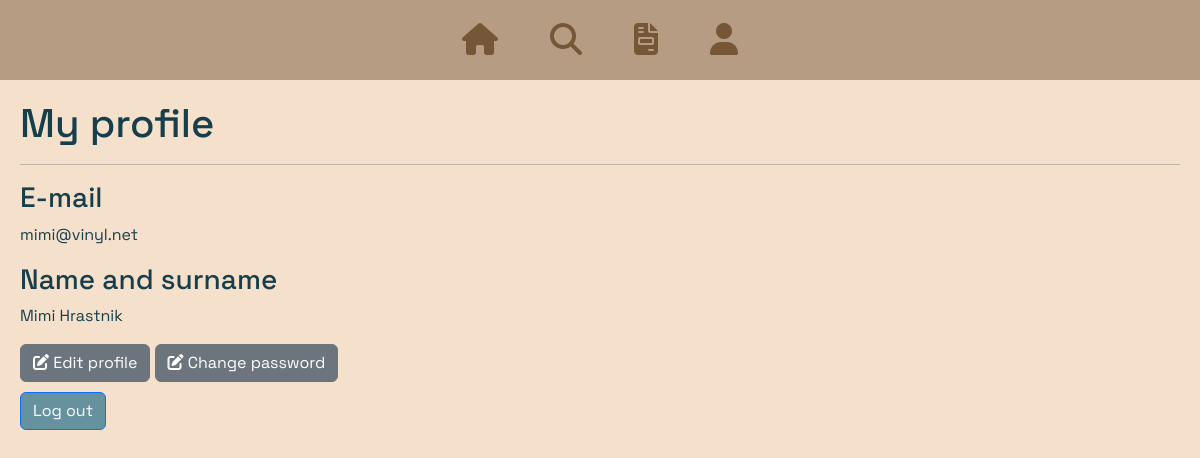
Page /profile/2 (signed in) on the committed database.
### tables this page shows
CREATE TABLE `users` (
    `id` INT NOT NULL AUTO_INCREMENT PRIMARY KEY,
    `name` VARCHAR(255) NOT NULL,
    `surname` VARCHAR(255) NOT NULL,
    `address` VARCHAR(255),
    `addressNumber` VARCHAR(100),
    `postalCode` VARCHAR(20),
    `email` VARCHAR(255) NOT NULL,
    `isActive` BOOLEAN DEFAULT TRUE,
    `hash` VARCHAR(255) NOT NULL,
    `salt` VARCHAR(255) NOT NULL,
    `role` ENUM('Admin', 'Seller', 'Customer') NOT NULL
);

### ViewHelper.php (called while the page is built, shortened)
<?php
class ViewHelper {
	public static function render($file, $variables = array()) {
		extract($variables);
		include ($file);
		return ob_get_clean();
	}
}

### model/DB.php (called while the page is built, shortened)
<?php
class DBInit {
    private static $host = "localhost";
    private static $user = "root";
    private static $password = "ep";
    private static $schema = "woohoo";
    private static $instance = null;
    public static function getInstance() {
        if (!self::$instance) {
            $config = "mysql:host=" . self::$host
                    . ";dbname=" . self::$schema;
            $options = array(
                PDO::ATTR_ERRMODE => PDO::ERRMODE_EXCEPTION,
                PDO::ATTR_DEFAULT_FETCH_MODE => PDO::FETCH_ASSOC,
                PDO::ATTR_PERSISTENT => true,
                PDO::MYSQL_ATTR_INIT_COMMAND => 'SET NAMES utf8'
            );
            self::$instance = new PDO($config, self::$user, self::$password, $options);
        }
        return self::$instance;
    }
}

### model/AbstractDB.php (called while the page is built, shortened)
<?php
require_once 'model/DB.php';
abstract class AbstractDB {
	protected static $dbh = null;
	public static function getConnection() {
		if (is_null(self::$dbh)) {
			self::$dbh = DBInit::getInstance();
		}
		return self::$dbh;
	}
	public static function query($sql, array $params = []) {
		$stmt = self::getConnection()->prepare($sql);
		$params_filtered = self::filterParams($sql, $params);
		$stmt->execute($params_filtered);
		return $stmt->fetchAll();
	}
	public static function filterParams($sql, array $params) {
		$params_altered = self::alterKeys($params);
		$sql_split = preg_split("/[\(\) ,]/", $sql);
		$sql_params = array_values(preg_grep('/^:/', $sql_split));
		$result = array();
		foreach ($sql_params as $key => $value) {
			if (isset($params_altered[$value])) {
				$result[$value] = $params_altered[$value];
			}
		}
		return $result;
	}
	protected static function alterKeys(array $params) {
		$result = array();
		foreach ($params as $key => $value) {
			$result[':' . $key] = $value;
		}
		return $result;
	}
}

### model/WooHooDB.php (called while the page is built, shortened)
<?php
require_once 'model/AbstractDB.php';
class WooHooDB extends AbstractDB {
	public static function getProfile(array $id) {
		$records = parent::query("SELECT id, name, surname, address, addressNumber, postalCode, email, role "
			. "FROM users WHERE id = :id", $id);
		if (count($records) == 1) {
			return $records[0];
		} else {
			throw new InvalidArgumentException("No such record");
		}
	}
}

### view/profile.php (the view, shortened to what this page needs)
<!DOCTYPE html>
<html lang="en">
	<head>
		<link href="https://cdn.jsdelivr.net/npm/bootstrap@5.3.3/dist/css/bootstrap.min.css" rel="stylesheet">
		<link rel="stylesheet" type="text/css" href="<?= CSS_URL . "styles.css" ?>"/>
		<link rel="stylesheet" href="https://cdnjs.cloudflare.com/ajax/libs/font-awesome/6.4.2/css/all.min.css"/>
	</head>
	<body>
		<nav id="pagenav" class="navbar sticky-top justify-content-center">
			<ul class="nav nav-pills">
				<li class="nav-item">
					<a class="nav-link" href="<?= BASE_URL . "records" ?>">
						<i class="fa-solid fa-house"></i>
					</a>
				</li>
				<li class="nav-item">
					<a class="nav-link" href="<?= BASE_URL . "search" ?>">
						<i class="fa-solid fa-magnifying-glass"></i>
					</a>
				</li>
				<?php if (!isset($_SESSION['role']) || $_SESSION['role'] != 'Admin'): ?>
                                    <li class="nav-item">
                                            <a class="nav-link" href="<?= BASE_URL . "orders" ?>">
                                                    <i class="fa-solid fa-file-invoice"></i>
                                            </a>
                                    </li>
                                <?php endif; ?>
				<li class="nav-item">
					<a class="nav-link" href="<?= BASE_URL . "profile" ?>">
						<i class="fa-solid fa-user"></i>
					</a>
				</li>
			</ul>
		</nav>
		<div id="content">
			<h1>My profile</h1>
			<hr class="solid">
			<h3>E-mail</h3>
			<p><?= $email ?></p>
			<h3>Name and surname</h3>
			<p><?= $name ?> <?= $surname ?></p>
                        <button type="button" class="btn btn-secondary" data-bs-toggle="modal" data-bs-target="#editProfile">
                            <i class="fa-solid fa-pen-to-square"></i> Edit profile
                        </button>
                        <button type="button" class="btn btn-secondary" data-bs-toggle="modal" data-bs-target="#editPassword">
				<i class="fa-solid fa-pen-to-square"></i> Change password
			</button>
                        <form action="<?= BASE_URL . "logout" ?>" method="get" >
                            <button id="logoutbtn" type="submit" class="btn btn-primary">
                                Log out
                            </button>
                        </form>
		</div>
	</body>
</html>

### index.php (shortened to what this page needs)
<?php
require_once("controller/CartRESTController.php");
$path = isset($_SERVER["PATH_INFO"]) ? trim($_SERVER["PATH_INFO"], "/") : "";
$urls = [
	"/^$/"=> function () {
		ViewHelper::redirect(BASE_URL . "records");
	},
	"/^records$/"=> function ($method) {
		if ($method == "POST") {
			RecordsController::add();
		} else {
			RecordsController::index();
		}
	},
	"/^records\/(\d+)$/" => function ($method, $id) {
		switch ($method) {
			case "POST":
				RecordsController::edit($id);
				break;
			default:
				RecordsController::get($id);
				break;
		}
	},
        "/^rate\/(\d+)$/" => function ($method, $id) {
		RecordsController::rate($id);
	},
        "/^records\/toggle\/(\d+)$/" => function ($method, $id) {
            RecordsController::delete($id);
	},
        "/^search$/" => function ($method) {
            switch ($method) {
                    case "POST":
                            RecordsController::search();
                            break;
                    default:
                            echo ViewHelper::render("view/search.php");
                            break;
		}
        },
	"/^cart$/" => function ($method) {
            if (isset($_SESSION['user_id'])) {
                switch ($method) {
                    case "POST":
                        CartController::add();
                        break;
                    default:
                        CartController::index();
                        break;
                }
            } else {
                ViewHelper::redirect(BASE_URL . "profile");
            }
        },
        "/^cart\/add\/(\d+)$/" => function ($method, $id) {
            if ($method == "POST") {
                CartController::increase($id);
            }
        },
        "/^cart\/delete\/(\d+)$/" => function ($method, $id) {
            if ($method == "POST") {
                CartController::delete($id);
            }
        },
        "/^orders$/" => function () {
            if (isset($_SESSION['user_id'])) {
                ViewHelper::redirect(BASE_URL . "orders/" . $_SESSION['user_id']);
            } else {
                ViewHelper::redirect(BASE_URL . "profile");
            }
        },
	"/^orders\/(\d+)$/"=> function ($method, $userId) {
		switch ($method) {
			case "POST":
				OrdersController::add();
				break;
			default:
				OrdersController::index($userId);
				break;
		}
	},
	"/^orders\/(\d+)\/(\d+)$/" => function ($method, $userId, $id) {
		switch ($method) {
			case "POST":
				OrdersController::edit($id);
				break;
			default:
				OrdersController::get($id);
				break;
		}
	},
	"/^profile$/" => function ($method) {
		switch ($method) {
			case "POST":
				ProfileController::add();
				break;
			default:
				if (isset($_SESSION['user_id'])) {
                                    ViewHelper::redirect(BASE_URL . "profile/" . $_SESSION['user_id']);
                                } else {
                                    ProfileController::index();
                                }
				break;
		}
	},
        "/^changepassword\/(\d+)$/" => function ($method, $id) {
            ProfileController::changePassword($id);
        },
        "/^login$/" => function () {
            ProfileController::login();
        },
        "/^logout$/" => function () {
            ProfileController::logout();
        },
	"/^profile\/(\d+)$/" => function ($method, $id) {
		switch ($method) {
			default:
				ProfileController::get($id);
				break;
		}
	},
        "/^users$/" => function ($method) {
            switch ($method) {
                case "POST":
                    ProfileController::editSeller();
                    break;
                default:
                    ProfileController::getSellers();
                    break;
            }
        },
        "/^api\/records\/(\d+)$/" => function ($method, $id) {
            RecordsRESTController::get($id);
        },
        "/^api\/records$/" => function ($method) {
            switch ($method) {
                case "POST":
                    RecordsRESTController::add();
                    break;
                default:
                    RecordsRESTController::index();
                    break;
            }
        },
        "/^api\/login$/" => function ($method) {
            ProfileRESTController::login();
        },
        "/^api\/profile\/(\d+)$/" => function ($method, $id) {
            switch ($method) {
                case "POST":
                    ProfileRESTController::edit($id);
                    break;
                default:
                    ProfileRESTController::get($id);
                    break;
            }
	},
        "/^api\/orders\/(\d+)$/"=> function ($method, $userId) {
            switch ($method) {
                case "POST":
                    OrdersRESTController::add();
                    break;
                default:
                    OrdersRESTController::index($userId);
                    break;
            }
	},
        "/^api\/orders\/(\d+)\/(\d+)$/" => function ($method, $userId, $id) {
            OrdersRESTController::get($userId, $id);
	},
	"/^.*$/" => function () {
		echo "Unmatched path: " . $_SERVER["REQUEST_URI"];
		exit;
	}
];
foreach ($urls as $pattern => $controller) {
	if (preg_match($pattern, $path, $params)) {
		try {
			$params[0] = $_SERVER["REQUEST_METHOD"];
			$controller(...$params);
		} catch (InvalidArgumentException $e) {
			ViewHelper::error404();
		} catch (Exception $e) {
			ViewHelper::displayError($e, true);
		}
		exit();
	}
}

### static/styles.css (style rules this page uses)
body { font-family: 'Space Grotesk', sans-serif; color: #173F4B; background-color: #F5E0CB; }
#content { padding: 20px; }
.btn-primary { background-color: #6692A0; }
#logoutbtn { margin-top: 10px; }
.navbar { background-color: #B59C82; width: 100%; }
.nav-item { margin-left: 10px; margin-right: 10px; font-weight: bold; }
.nav-item a { color: #755637; font-size: xx-large; }

### rows in the picture
users: email "mimi@vinyl.net", name "Mimi", surname "Hrastnik"
